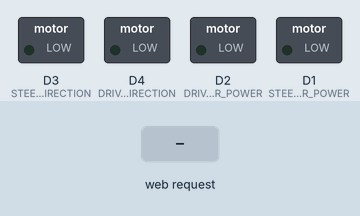
A sketch run on a simulated ESP8266 (NodeMCU). On the bench: switched loads named in the sketch (green lamp = pin HIGH). Inputs (shaded band) come from the test bench. WiFi joins after 1.5 s; servers stay silent unless stated; what the sketch prints to the serial monitor is not drawn.

Above: at 2.7 s.
2.8 s: HTTP request GET /forward received
At 4.0 s:
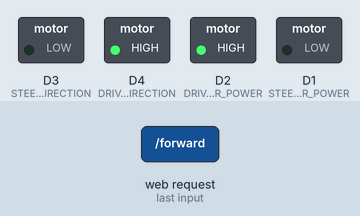
4.3 s: HTTP request GET /stopped received
At 5.1 s:
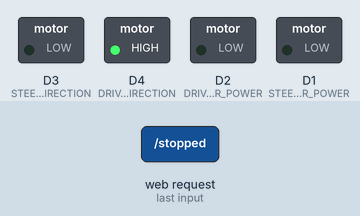
5.8 s: HTTP request GET /back received
At 6.3 s:
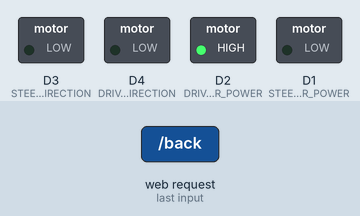
7.3 s: HTTP request GET /right received
At 8.5 s:
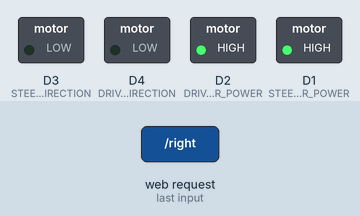
8.8 s: HTTP request GET /left received
At 9.8 s:
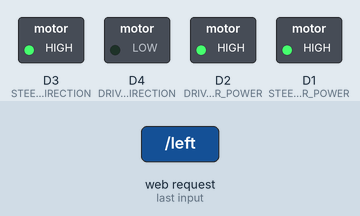
10.3 s: HTTP request GET /center received
At 10.9 s:
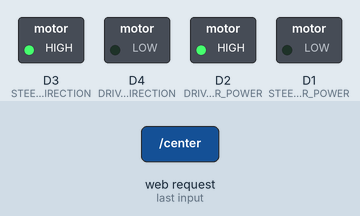
Timing chart, 0 to 12.8 s (numbered marks = the images above; inputs shaded):
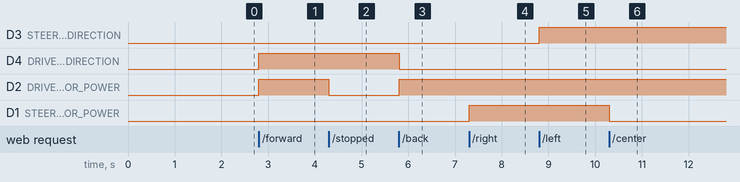

The sketch:

Drive_Car.ino
```cpp
/*
 * This program uses the ESP8266 Development Board to establish a Wi-Fi connection with a
 * computer on the same LAN network. The ESP8266 receives movement commands over the network,
 * and moves the RC car in the corresponding direction.
 */

#include <ESP8266WiFi.h>
#include <WiFiClient.h>
#include <ESP8266WebServer.h>
#include <ESP8266mDNS.h>

void handleRoot();
void handleNotFound();

// Define terminals that steering motor and driving motor are connected to
#define DRIVE_MOTOR_POWER D2 // Motor B
#define DRIVE_MOTOR_DIRECTION D4

#define STEER_MOTOR_POWER D1 // Motor A
#define STEER_MOTOR_DIRECTION D3

// drivePower sets how fast the car goes, can be set between 0 and 1023
int drivePower = 512;

// steeringPower sets how fast the car turns, can be set between 0 and 1023
int steeringPower = 512;

// Set Wi-Fi SSID and password here
const char* ssid = "INSERT_SSID_HERE";
const char* password = "INSERT_WIFI_PASSWORD_HERE";

// Create server
ESP8266WebServer server(80);

const char *webpage =
#include "motorPage.h"
;

void handleRoot() {
  server.send(200, "text/html", webpage);
}

// Handle error creating connection
void handleNotFound(){
  String message = "File Not Found\n\n";
  message += "URI: ";
  message += server.uri();
  message += "\nMethod: ";
  message += (server.method() == HTTP_GET)?"GET":"POST";
  message += "\nArguments: ";
  message += server.args();
  message += "\n";
  for (uint8_t i=0; i<server.args(); i++){
    message += " " + server.argName(i) + ": " + server.arg(i) + "\n";
  }
  server.send(404, "text/plain", message);
}

void setup(void){

  // Define motor terminals as outputs
  pinMode(DRIVE_MOTOR_POWER, OUTPUT);
  pinMode(DRIVE_MOTOR_DIRECTION, OUTPUT);
  pinMode(STEER_MOTOR_POWER, OUTPUT);
  pinMode(STEER_MOTOR_DIRECTION, OUTPUT);

  WiFi.mode(WIFI_STA);

  /* Begin transmitting data and establish Wi-Fi connection.
   * When connection is established, display success message
   * and IP address of ESP8266 for use with Kinect.
   */
  Serial.begin(115200);

  WiFi.begin(ssid, password);

  // Wait for connection
  while (WiFi.status() != WL_CONNECTED) {
    delay(500);
    Serial.print(".");
  }
  Serial.println("");
  Serial.print("Connected to ");
  Serial.println(ssid);
  Serial.print("IP address: ");
  Serial.println(WiFi.localIP());

  if(MDNS.begin("esp8266")) {
    Serial.println("MDNS responder started");
  }

  // Begin receiving movement commands
  server.on("/", handleRoot);

  // Move car forward if command received
  server.on("/forward", [](){
    Serial.println("forward");
    analogWrite(DRIVE_MOTOR_POWER, drivePower);
    digitalWrite(DRIVE_MOTOR_DIRECTION, HIGH);
    server.send(200, "text/plain", "forward");
  });

  // Stop car if command received
  server.on("/stopped", [](){
    Serial.println("stopped");
    analogWrite(DRIVE_MOTOR_POWER, 0);
    server.send(200, "text/plain", "stopped");
  });

  // Move car backward if command received
  server.on("/back", [](){
    Serial.println("back");
    analogWrite(DRIVE_MOTOR_POWER, drivePower);
    digitalWrite(DRIVE_MOTOR_DIRECTION, LOW);
    server.send(200, "text/plain", "back");
  });

  // Turn car right if command received
  server.on("/right", [](){
    Serial.println("right");
    analogWrite(STEER_MOTOR_POWER, steeringPower);
    digitalWrite(STEER_MOTOR_DIRECTION, LOW);
    server.send(200, "text/plain", "right");
  });

  // Turn car left if command received
  server.on("/left", [](){
    Serial.println("left");
    analogWrite(STEER_MOTOR_POWER, steeringPower);
    digitalWrite(STEER_MOTOR_DIRECTION, HIGH);
    server.send(200, "text/plain", "left");
  });

  // Re-center car direction if command received
  server.on("/center", [](){
    Serial.println("center");
    analogWrite(STEER_MOTOR_POWER, 0);
    server.send(200, "text/plain", "center");
  });

  // If connection could not be established, use error handling defined above
  server.onNotFound(handleNotFound);

  server.begin();
  Serial.println("HTTP Server Started");
}

/* Continue listening for HTTP requests from client until ESP8266 is powered off
 * or connection is lost
 */
void loop(void){
  server.handleClient();
  MDNS.update();
}
```

motorPage.h
```cpp
R"(
<!DOCTYPE html>
<html>
  <head>
    <meta charset="utf-8">
    <meta http-equiv="X-UA-Compatible" content="IE=edge">
    <meta name="viewport" content="width=device-width, initial-scale=1.0, maximum-scale=1.0, user-scalable=no" />
    <link rel="stylesheet" href="https://maxcdn.bootstrapcdn.com/bootstrap/3.3.7/css/bootstrap.min.css">
  </head>
  <body>
    <div class="container-fluid">
      <div class="col-xs-12"  style="height: 100vh">
        <div class="row" style="height: 33.33%; padding-top: 1em; padding-bottom:1em">
          <div class="col-xs-8" ></div>
          <div class="col-xs-4" style="text-align: center; height: 100%">
            <button id="drive" type="button" class="btn btn-default" style="height: 100%; width: 100%" onmousedown='makeAjaxCall("forward")' onmouseup='makeAjaxCall("driveStop")' ontouchstart='makeAjaxCall("forward")' ontouchend='makeAjaxCall("driveStop")'>Drive</button>
          </div>
        </div>
        <div class="row" style="height: 33.33%; padding-bottom:1em">
          <div class="col-xs-4" style="height: 100%; text-align: center">
            <button id="left" type="button" class="btn btn-default" style="height: 100%; width: 100%" onmousedown='makeAjaxCall("left")' onmouseup='makeAjaxCall("steerStop")' ontouchstart='makeAjaxCall("left")' ontouchend='makeAjaxCall("steerStop")'>Left</button>
          </div>
          <div class="col-xs-4" style="height: 100%; text-align: center">
            <button id="right" type="button" class="btn btn-default" style="height: 100%; width: 100%" onmousedown='makeAjaxCall("right")' onmouseup='makeAjaxCall("steerStop")' ontouchstart='makeAjaxCall("right")' ontouchend='makeAjaxCall("steerStop")'>Right</button>
          </div>
          <div class="col-xs-4" style="height: 100%; text-align: center">
            <button id="center" type="button" class="btn btn-default" style="height: 100%; width: 100%" onmousedown='makeAjaxCall("center")' onmouseup='makeAjaxCall("steerStop")' ontouchstart='makeAjaxCall("center")' ontouchend='makeAjaxCall("steerStop")'>Center</button>
          </div>
          <div class="col-xs-4" style="height: 100%; text-align: center">
            <button id="stop" type="button" class="btn btn-default" style="height: 100%; width: 100%" onmousedown='makeAjaxCall("stopped")' onmouseup='makeAjaxCall("steerStop")' ontouchstart='makeAjaxCall("stopped")' ontouchend='makeAjaxCall("steerStop")'>Stop</button>
          </div>
          <div class="col-xs-4" ></div>
        </div>
        <div class="row" style="height: 33.33%; padding-bottom:1em">
          <div class="col-xs-8" ></div>
          <div class="col-xs-4" style="height: 100%; text-align: center">
            <button id="back" type="button" class="btn btn-default" style="height: 100%; width: 100%" onmousedown='makeAjaxCall("back")' onmouseup='makeAjaxCall("driveStop")' ontouchstart='makeAjaxCall("back")' ontouchend='makeAjaxCall("driveStop")'>Back</button>
          </div>
        </div>
      </div>
    </div>
    <script src="https://ajax.googleapis.com/ajax/libs/jquery/1.12.4/jquery.min.js"></script>
    <script src="https://maxcdn.bootstrapcdn.com/bootstrap/3.3.7/js/bootstrap.min.js"></script>
    <script> function makeAjaxCall(url){$.ajax({"url": url})}</script>
    <!--<script>
       document.addEventListener('keydown', function(event) {
          if(event.keyCode == 37) {
              //Left Arrow
              makeAjaxCall("left");
          }
          else if(event.keyCode == 39) {
              //Right Arrow
              makeAjaxCall("right");
          } else if(event.keyCode == 38) {
              //Up Arrow
              makeAjaxCall("forward");
          } else if(event.keyCode == 40) {
              //Down Arrow
              makeAjaxCall("back");
          } else if(event.keyCode == 41) {
              makeAjaxCall("stop");
          } else if(event.keyCode == 42) {
              makeAjaxCall("center");
          }
      });

      document.addEventListener('keyup', function(event) {
          if(event.keyCode == 37 ||event.keyCode == 39 ) {
              //Left or Right Arrow
              makeAjaxCall("steerStop");
          }
          else if(event.keyCode == 38 ||event.keyCode == 40 ) {
              //Up or Down Arrow
              makeAjaxCall("driveStop");
          }
      });
    </script>-->
  </body>
</html>

)"
```

Measured:
- after the input at 2.8 s, D4 (DRIVE_MOTOR_DIRECTION), D2 (DRIVE_MOTOR_POWER): LOW → HIGH at once
- after the input at 4.3 s, D2 (DRIVE_MOTOR_POWER): HIGH → LOW at once
- after the input at 5.8 s, D4 (DRIVE_MOTOR_DIRECTION): HIGH → LOW at once; D2 (DRIVE_MOTOR_POWER): LOW → HIGH at once
- after the input at 7.3 s, D1 (STEER_MOTOR_POWER): LOW → HIGH at once
- after the input at 8.8 s, D3 (STEER_MOTOR_DIRECTION): LOW → HIGH at once
- after the input at 10.3 s, D1 (STEER_MOTOR_POWER): HIGH → LOW at once
